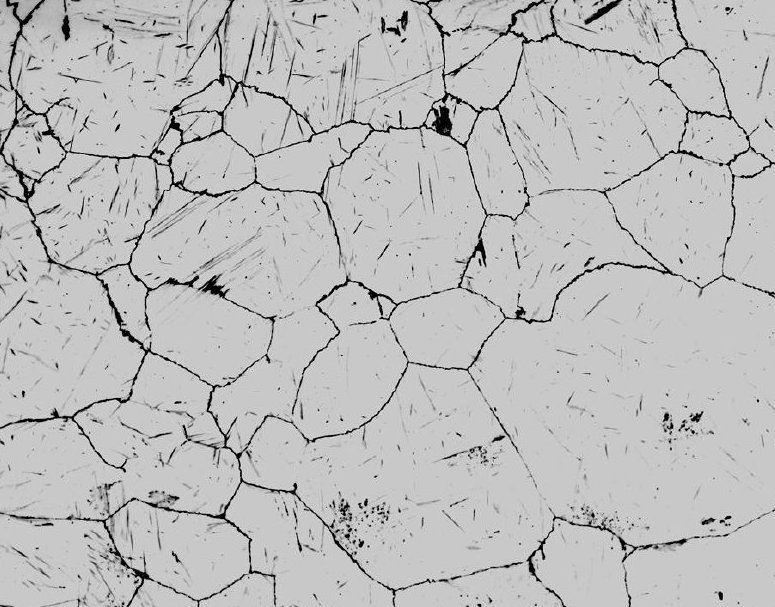
#> input picture Images/grains/grains.jpg, 775 x 607 px; its folder holds only this picture in this run
$ python lecture34a.py
#> lines starting #> are read from the running program, lines starting #| are printed output that depends on the picture; after the words box and inside, x2 and y2 are one past the last pixel; in counts of white or black regions, pixels touching at a corner belong together

#*Grain size analysis in Python using watershed - multiple images.

"""
https://opencv-python-tutroals.readthedocs.io/en/latest/py_tutorials/py_imgproc/py_watershed/py_watershed.html

This code performs grain size distribution analysis and dumps results into a csv file.
It uses watershed segmentation for better segmentation.
Compare results to regular segmentation.
For multi file, so we add a bunch of for loops to cycle through images.
"""

import cv2
import numpy as np
from matplotlib import pyplot as plt
from scipy import ndimage
from skimage import measure, color, io


import glob
#The glob module finds all the pathnames
#matching a specified pattern according to the rules used by the Unix shell
#The glob.glob returns the list of files with their full path

pixels_to_um = 0.5 # 1 pixel = 500 nm (got this from the metadata of original image)
propList = ['Area',
                'equivalent_diameter', #Added... verify if it works
                'orientation', #Added, verify if it works. Angle btwn x-axis and major axis.
                'MajorAxisLength',
                'MinorAxisLength',
                'Perimeter',
                'MinIntensity',
                'MeanIntensity',
                'MaxIntensity']
output_file = open('images/grains/grain_measurements.csv', 'w')
output_file.write('FileName' + "," + 'Grain #'+ "," + "," + ",".join(propList) + '\n')
#join strings in array by commas. First column file name and 2nd column cell number
#then join all names in prop list with a comma before their name. The go to next line.
#This will be the first row in the cs file.
#Other rows will be filled by data generated later.

#select the path
path = "images/grains/*.jpg"
for file in glob.glob(path):
    print(file)     #just stop here to see all file names printed
    img1= cv2.imread(file)  #now, we can read each file since we have the full path
#> img1 is the input picture: shape (607, 775, 3); min 0, max 254, mean 189.1

    img = cv2.cvtColor(img1,cv2.COLOR_BGR2GRAY)

#Threshold image to binary using OTSU. ALl thresholded pixels will be set to 255
    ret1, thresh = cv2.threshold(img, 0, 255, cv2.THRESH_BINARY+cv2.THRESH_OTSU)
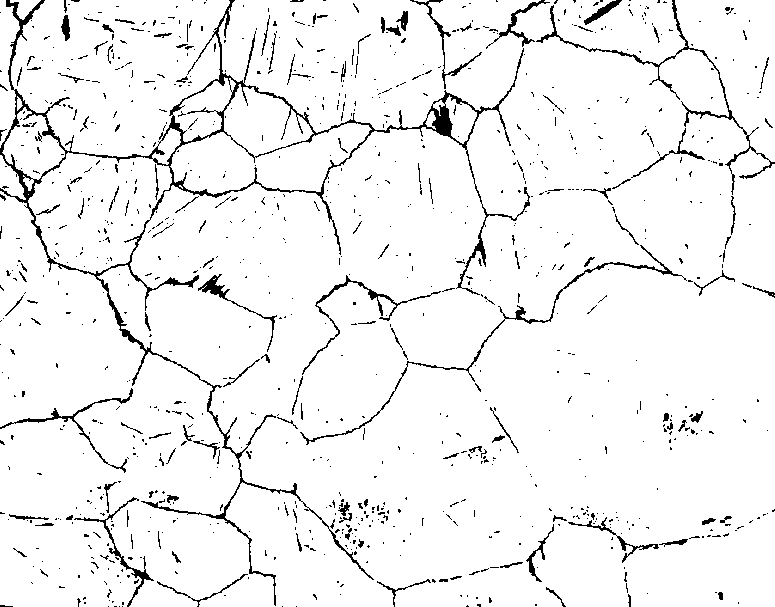
#> thresh: shape (607, 775); 94.7% white; black in thin lines or dots
#> ret1 = 123

# Morphological operations to remove small noise - opening
#To remove holes we can use closing
    kernel = np.ones((3,3),np.uint8)
    opening = cv2.morphologyEx(thresh,cv2.MORPH_OPEN,kernel, iterations = 1)
#> opening: shape (607, 775); 94.3% white; 790 black regions (677 under 20 px), largest, box (x1, y1, x2, y2) and area: (0, 0, 775, 607) 14240, (300, 245, 693, 445) 1226, (66, 497, 154, 607) 694


#Now we know that the regions at the center of cells is for sure cells
#The region far away is background.
#We need to extract sure regions. For that we can use erode.
#But we have cells touching, so erode alone will not work.
#To separate touching objects, the best approach would be distance transform and then thresholding.

# let us start by identifying sure background area
# dilating pixes a few times increases cell boundary to background.
# This way whatever is remaining for sure will be background.
#The area in between sure background and foreground is our ambiguous area.
#Watershed should find this area for us.
    sure_bg = cv2.dilate(opening,kernel,iterations=2)
#> sure_bg: shape (607, 775); 99.8% white; 73 black regions (67 under 20 px), largest, box (x1, y1, x2, y2) and area: (434, 108, 450, 134) 250, (204, 279, 220, 293) 90, (135, 572, 147, 579) 39, (64, 21, 68, 36) 34, (341, 507, 347, 512) 25, (403, 13, 406, 26) 21


# Finding sure foreground area using distance transform and thresholding
#intensities of the points inside the foreground regions are changed to
#distance their respective distances from the closest 0 value (boundary).
#https://www.tutorialspoint.com/opencv/opencv_distance_transformation.htm
    dist_transform = cv2.distanceTransform(opening,cv2.DIST_L2,3)
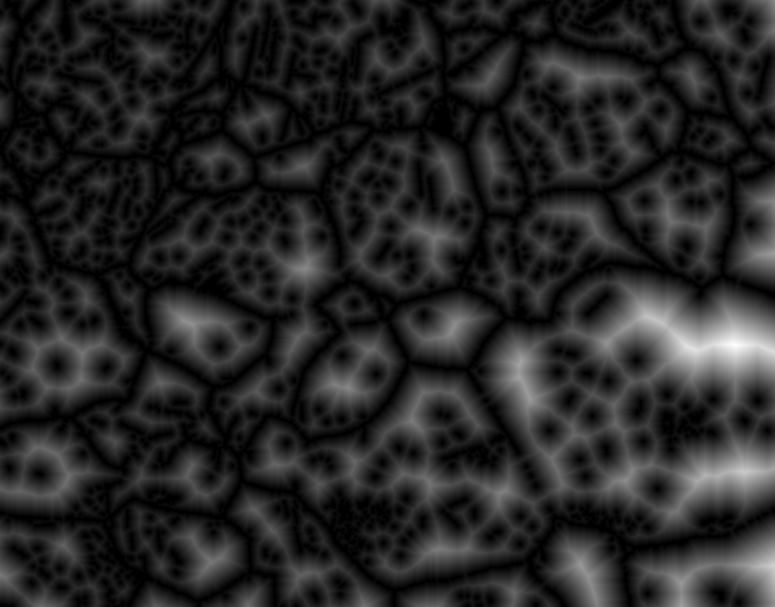
#> dist_transform: shape (607, 775) float32; min 0, max 60.68, mean 9.3; drawn with min black and max white


#Let us threshold the dist transform by starting at 1/2 its max value.
#print(dist_transform.max()) gives about 21.9
    ret2, sure_fg = cv2.threshold(dist_transform,0.2*dist_transform.max(),255,0)
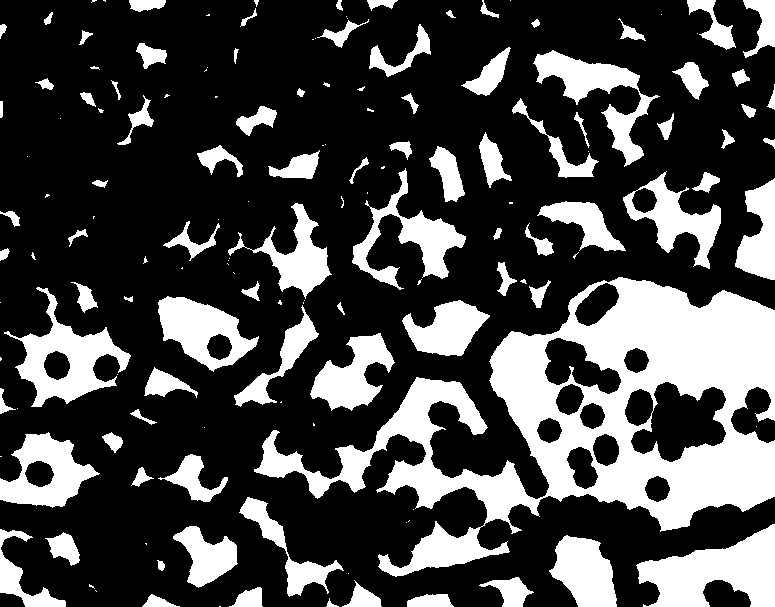
#> sure_fg: shape (607, 775) float32; 27.8% white; 150 white regions (60 under 20 px), largest, box (x1, y1, x2, y2) and area: (254, 277, 775, 577) 53216, (636, 524, 775, 607) 6648, (4, 287, 131, 407) 5158
#> ret2 = 12.14

#0.2* max value seems to separate the cells well.
#High value like 0.5 will not recognize some grain boundaries.

# Unknown ambiguous region is nothing but bkground - foreground
    sure_fg = np.uint8(sure_fg)
    unknown = cv2.subtract(sure_bg,sure_fg)
#> unknown: shape (607, 775); 72% white; 223 black regions (127 under 20 px)

#Now we create a marker and label the regions inside.
# For sure regions, both foreground and background will be labeled with positive numbers.
# Unknown regions will be labeled 0.
#For markers let us use ConnectedComponents.
    ret3, markers = cv2.connectedComponents(sure_fg)
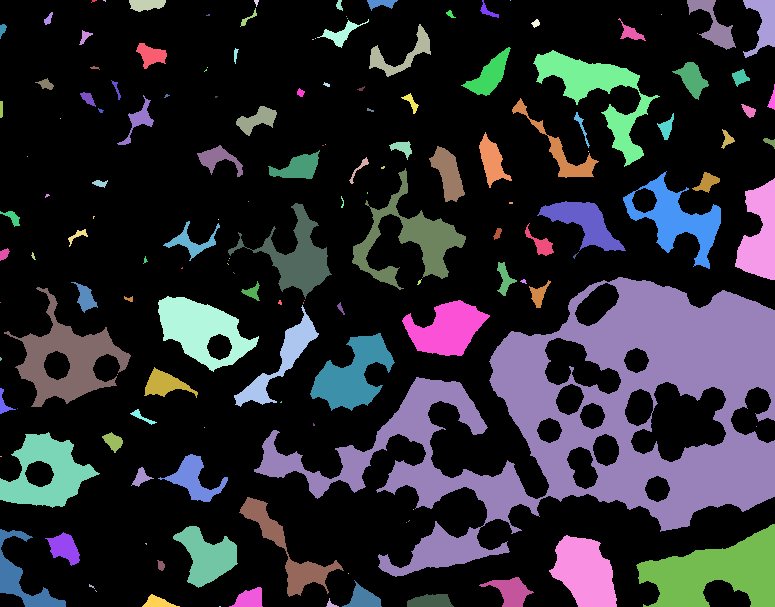
#> markers: shape (607, 775) int32; 151 distinct labels, from 0 to 150; one colour per label, 0 black
#> ret3 = 151

#One problem rightnow is that the entire background pixels is given value 0.
#This means watershed considers this region as unknown.
#So let us add 1 to all labels so that sure background is not 0, but 1
    markers = markers+10
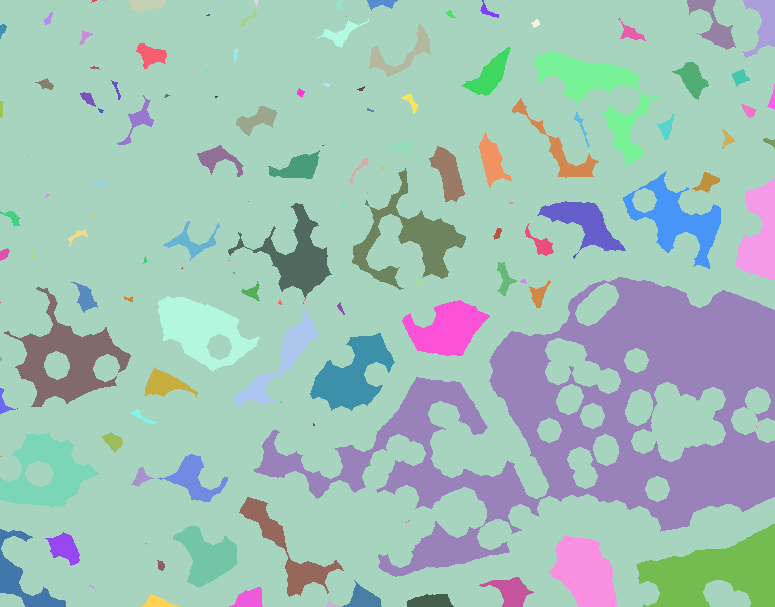
#> markers: shape (607, 775) int32; 151 distinct labels, from 10 to 160; one colour per label, 0 black

# Now, mark the region of unknown with zero
    markers[unknown==255] = 0
#> markers: shape (607, 775) int32; 152 distinct labels, from 0 to 160
#plt.imshow(markers)   #Look at the 3 distinct regions.

#Now we are ready for watershed filling.
    markers = cv2.watershed(img1,markers)
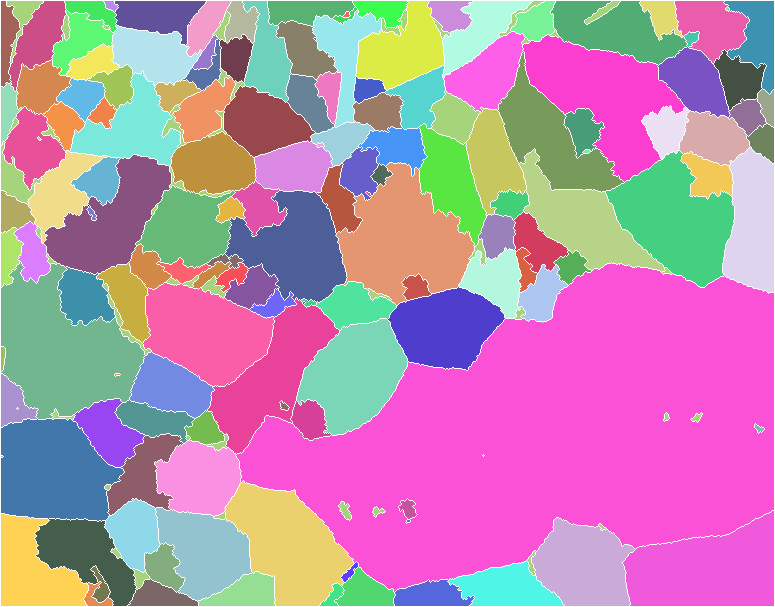
#> markers: shape (607, 775) int32; 150 distinct labels, from -1 to 159; one colour per label, 0 black, -1 white
#The boundary region will be marked -1
#https://docs.opencv.org/3.3.1/d7/d1b/group__imgproc__misc.html#ga3267243e4d3f95165d55a618c65ac6e1

#Let us color boundaries in yellow.
    img1[markers == -1] = [0,255,255]
#> img1: shape (607, 775, 3); 3.63% of pixels changed, all inside (x1, y1, x2, y2) = (0, 0, 775, 607)

    img2 = color.label2rgb(markers, bg_label=0)
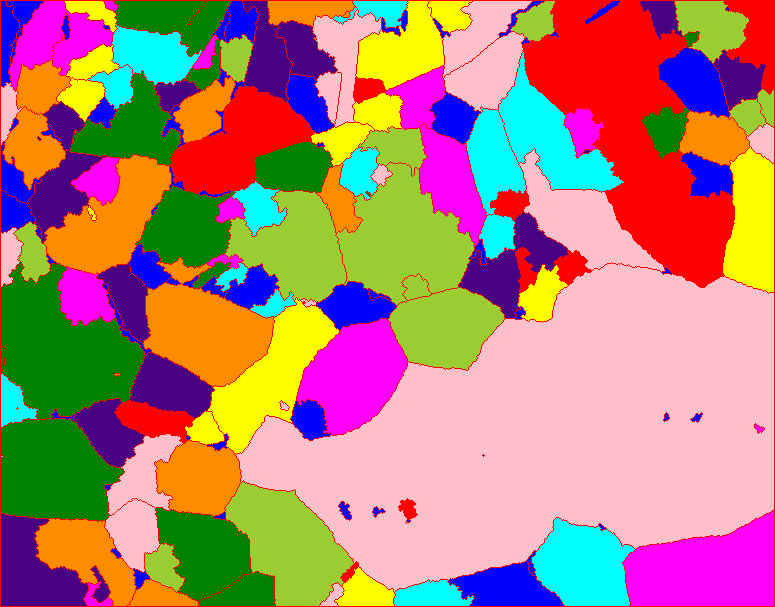
#> img2: shape (607, 775, 3) float64; mean R, G, B 0.698, 0.51, 0.46

    cv2.imshow('Overlay on original image', img1)
    cv2.imshow('Colored Grains', img2)
    cv2.waitKey(0)

#Now, time to extract properties of detected cells
# regionprops function in skimage measure module calculates useful parameters for each object.
    regions = measure.regionprops(markers, intensity_image=img)
#> regions = 148 regions; largest, box (x1, y1, x2, y2) and area: (236, 263, 774, 592) 105714, (1, 262, 145, 419) 13433, (336, 163, 474, 305) 11196, (523, 35, 685, 182) 11123, (623, 511, 774, 606) 10294

#Can print various parameters for all objects
    for prop in regions:
        print('Label: {} Area: {}'.format(prop.label, prop.area))
#> this loop made 148 passes
#| Label: 10 Area: 6376.0
#| Label: 11 Area: 755.0
#| Label: 12 Area: 89.0
#| Label: 13 Area: 2382.0
#| Label: 14 Area: 2722.0
#| Label: 15 Area: 1535.0
#| Label: 16 Area: 885.0
#| Label: 17 Area: 2885.0
#> (further printed lines are left out)

#Best way is to output all properties to a csv file
#Let us pick which ones we want to export.

    grain_number = 1
    for region_props in regions:
        output_file.write(file+",")
        output_file.write(str(grain_number) + ',')
    #output cluster properties to the excel file
#        output_file.write(str(region_props['Label']))
        for i,prop in enumerate(propList):
            if(prop == 'Area'):
                to_print = region_props[prop]*pixels_to_um**2   #Convert pixel square to um square
            elif(prop == 'orientation'):
                to_print = region_props[prop]*57.2958  #Convert to degrees from radians
            elif(prop.find('Intensity') < 0):          # Any prop without Intensity in its name
                to_print = region_props[prop]*pixels_to_um
            else:
                to_print = region_props[prop]     #Reamining props, basically the ones with Intensity in its name
            output_file.write(',' + str(to_print))
        output_file.write('\n')
        grain_number += 1
#> after the loop, grain_number = 149

output_file.close()   #Closes the file, otherwise it would be read only.

$ run again, on Images/grains/grains1.jpg
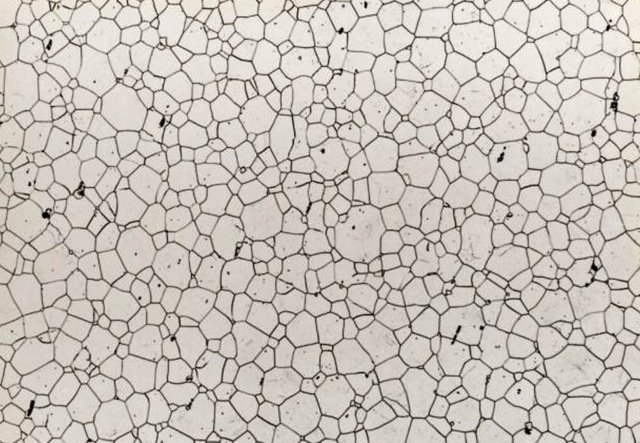
#> input picture Images/grains/grains1.jpg, 640 x 443 px
#> img1 is the input picture: shape (443, 640, 3); mean B, G, R 186.5, 194, 200.4
#> `ret1, thresh = cv2.threshold(img, 0, 255, cv2.THRESH_BINARY+cv2.THRESH..`:
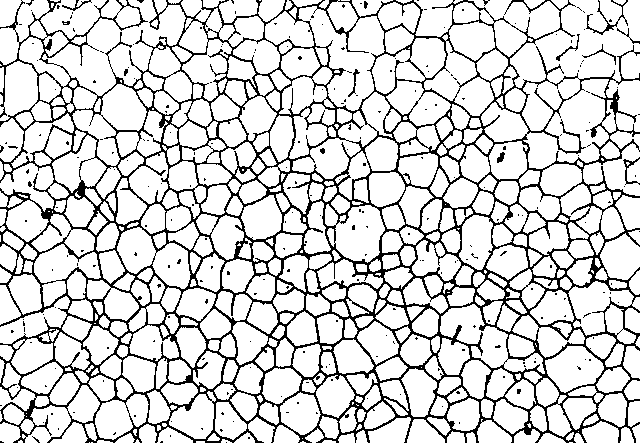
#> thresh: shape (443, 640); 83% white; black in thin lines or dots
#> ret1 = 165
#> opening: shape (443, 640); 82% white; black in thin lines or dots
#> sure_bg: shape (443, 640); 99.8% white; black in thin lines or dots
#> ret2 = 3.99
#> unknown: shape (443, 640); 66.1% white; 670 black regions (212 under 20 px)
#> ret3 = 579
#> img1: shape (443, 640, 3); 8.43% of pixels changed, all inside (x1, y1, x2, y2) = (0, 0, 640, 443)
#> `img2 = color.label2rgb(markers, bg_label=0)`:
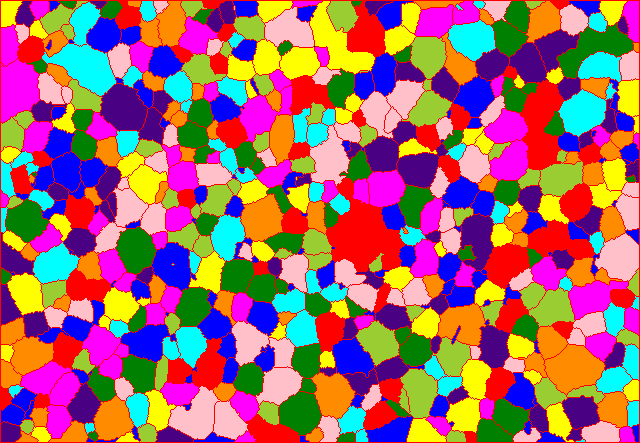
#> img2: shape (443, 640, 3) float64; mean R, G, B 0.632, 0.41, 0.423
#> regions = 577 regions; largest, box (x1, y1, x2, y2) and area: (11, 1, 630, 442) 3105, (326, 202, 386, 271) 2664, (42, 43, 116, 96) 2033, (544, 344, 605, 395) 1902, (310, 1, 375, 74) 1896
#> the loop `for prop in regions:` made 577 passes
#| Label: 10 Area: 3105.0
#| Label: 11 Area: 406.0
#| Label: 12 Area: 262.0
#| Label: 13 Area: 87.0
#| Label: 14 Area: 77.0
#> (further printed lines are left out)
#> after the loop `for region_props in regions:`: grain_number = 578

$ run again, on Images/grains/grains2.jpg
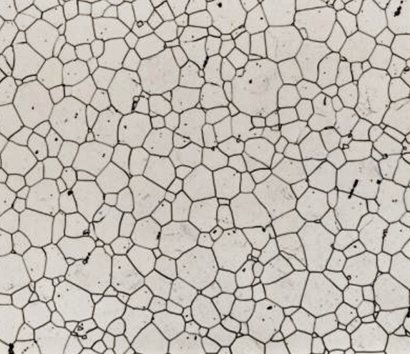
#> input picture Images/grains/grains2.jpg, 410 x 354 px
#> img1 is the input picture: shape (354, 410, 3); mean B, G, R 179.7, 187.2, 193.5
#> `ret1, thresh = cv2.threshold(img, 0, 255, cv2.THRESH_BINARY+cv2.THRESH..`:
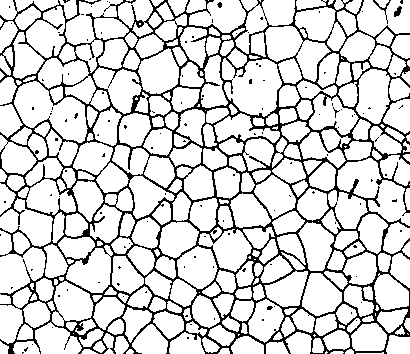
#> thresh: shape (354, 410); 83% white; black in thin lines or dots
#> ret1 = 157
#> opening: shape (354, 410); 82% white; black in thin lines or dots
#> sure_bg: shape (354, 410); 99.8% white; black in thin lines or dots
#> ret2 = 3.77
#> unknown: shape (354, 410); 62.5% white; 346 black regions (105 under 20 px)
#> ret3 = 297
#> img1: shape (354, 410, 3); 8.58% of pixels changed, all inside (x1, y1, x2, y2) = (0, 0, 410, 354)
#> `img2 = color.label2rgb(markers, bg_label=0)`:
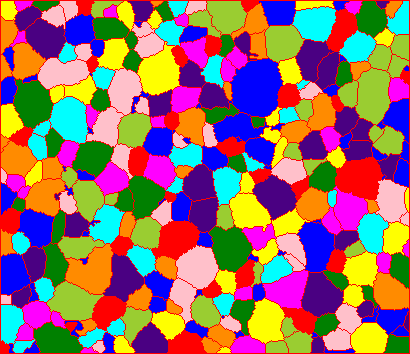
#> img2: shape (354, 410, 3) float64; mean R, G, B 0.583, 0.43, 0.415
#> regions = 293 regions; largest, box (x1, y1, x2, y2) and area: (230, 58, 283, 117) 2302, (9, 21, 409, 353) 1592, (65, 244, 113, 294) 1512, (355, 68, 391, 125) 1485, (137, 42, 180, 95) 1438
#> the loop `for prop in regions:` made 293 passes
#| Label: 10 Area: 1592.0
#| Label: 11 Area: 264.0
#| Label: 12 Area: 121.0
#| Label: 13 Area: 177.0
#| Label: 15 Area: 347.0
#> (further printed lines are left out)
#> after the loop `for region_props in regions:`: grain_number = 294

$ run again, on Images/grains/grains3.jpg
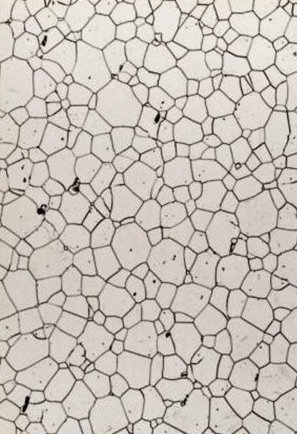
#> input picture Images/grains/grains3.jpg, 297 x 434 px
#> img1 is the input picture: shape (434, 297, 3); mean B, G, R 185.6, 193.5, 200.2
#> thresh: shape (434, 297); 83% white; black in thin lines or dots
#> ret1 = 165
#> opening: shape (434, 297); 81.9% white; black in thin lines or dots
#> sure_bg: shape (434, 297); 99.8% white; black in thin lines or dots
#> ret2 = 4.16
#> unknown: shape (434, 297); 68.7% white; 323 black regions (112 under 20 px)
#> ret3 = 277
#> img1: shape (434, 297, 3); 8.8% of pixels changed, all inside (x1, y1, x2, y2) = (0, 0, 297, 434)
#> `img2 = color.label2rgb(markers, bg_label=0)`:
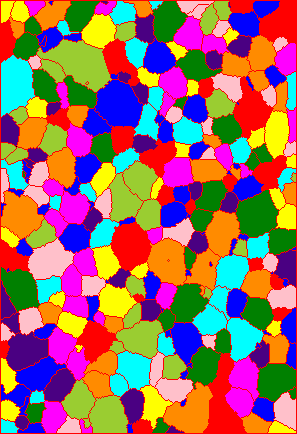
#> img2: shape (434, 297, 3) float64; mean R, G, B 0.599, 0.421, 0.395
#> regions = 275 regions; largest, box (x1, y1, x2, y2) and area: (37, 39, 112, 92) 2021, (95, 80, 143, 128) 1615, (1, 1, 296, 433) 1564, (1, 55, 35, 117) 1531, (163, 382, 213, 433) 1491
#> the loop `for prop in regions:` made 275 passes
#| Label: 10 Area: 1564.0
#| Label: 11 Area: 209.0
#| Label: 12 Area: 190.0
#| Label: 13 Area: 697.0
#| Label: 14 Area: 13.0
#> (further printed lines are left out)
#> after the loop `for region_props in regions:`: grain_number = 276
